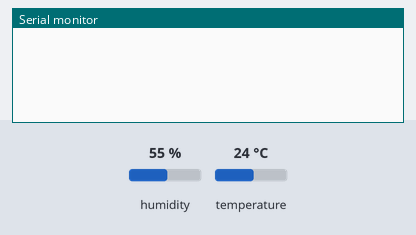
Bench run of a sketch on a simulated Arduino Uno, built with avr-gcc and run on an emulated ATmega328P. On the bench: the last lines printed to the serial monitor. The test bench sets the inputs (shaded band); at power-on: humidity 55 %, temperature 24 °C. No radio packets arrive unless stated.

Above: at 2.2 s.
2.3 s: humidity set to 22 %
At 10.9 s:
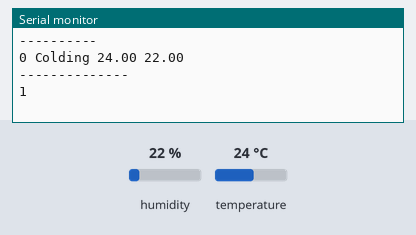
15.8 s: temperature set to 12 °C
At 19.9 s:
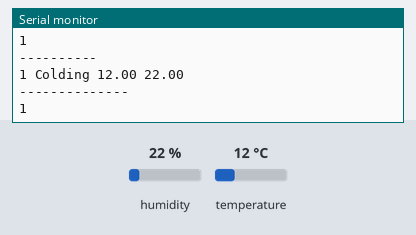
29.3 s: humidity set to 40 %
At 38.0 s:
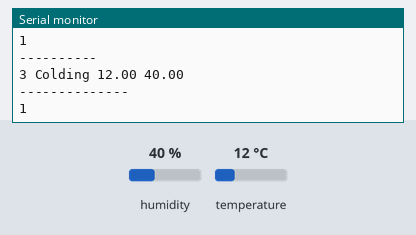
Timing chart, 0 to 39.5 s (numbered marks = the images above; inputs shaded):
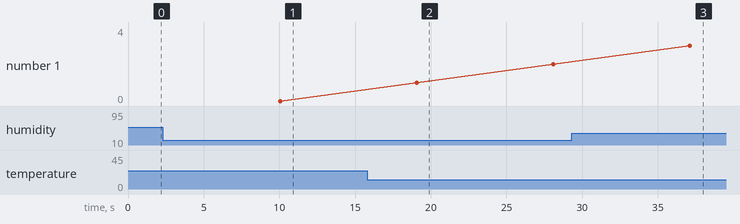

Measured:
- after the input at 2.3 s, the serial monitor: prints a new line after 7.7 s (image 1)
- after the input at 15.8 s, the serial monitor: prints a new line after 3.3 s (image 2)
- after the input at 29.3 s, the serial monitor: prints a new line after 7.8 s (image 3)

The sketch:

HomeCenterNode.ino
```cpp
/*
* Arduino Wireless Communication Tutorial
*     Example 1 - Transmitter Code
*
* by Dejan Nedelkovski, www.HowToMechatronics.com
*
* Library: TMRh20/RF24, https://github.com/tmrh20/RF24/
*/
#include <SPI.h>
#include "dht.h"
#include "RF24.h"
#include "printf.h"

#define dht_apin A0 // Analog Pin sensor is connected to

byte addresses[][6] = {"jia01"};
uint64_t addr = 0xB3B4B5B6CDLL;

struct package
{
  int id = 0;
  double temperature = 0.0;
  double humidity = 0.0;
  char  text[16] = "Colding";
};

RF24 myRadio(8,9);
dht DHT;
typedef struct package Package;
Package data;


void setup()
{
  Serial.begin(9600);
  printf_begin();
  delay(1000);

  myRadio.begin();

  //myRadio.setAutoAck(false);
  //myRadio.setChannel(11);
  myRadio.setPALevel(RF24_PA_MAX);
  myRadio.setDataRate( RF24_250KBPS ) ;
  //myRadio.disableDynamicPayloads();
  myRadio.openWritingPipe(addr);
  myRadio.stopListening();
  myRadio.printDetails();
}

void printData(const Package & dataInfo )
{
    Serial.println("----------");
    Serial.print(dataInfo.id);
    Serial.print(" ");
    Serial.print(dataInfo.text);
    Serial.print(" ");
    Serial.print(dataInfo.temperature);
    Serial.print(" ");
    Serial.println(dataInfo.humidity);
    Serial.println("--------------");
}

int step_num = 0;

void loop()
{
  step_num ++;
  if (step_num == 10){
    DHT.read11(dht_apin);
    data.temperature = DHT.temperature;
    data.humidity = DHT.humidity;

    printData(data);

    bool flag = myRadio.write(&data, sizeof(data));
    Serial.println(flag);

    data.id = data.id + 1;
    step_num = 0;
  }
  else{
    delay(1000);
  }
}
```
